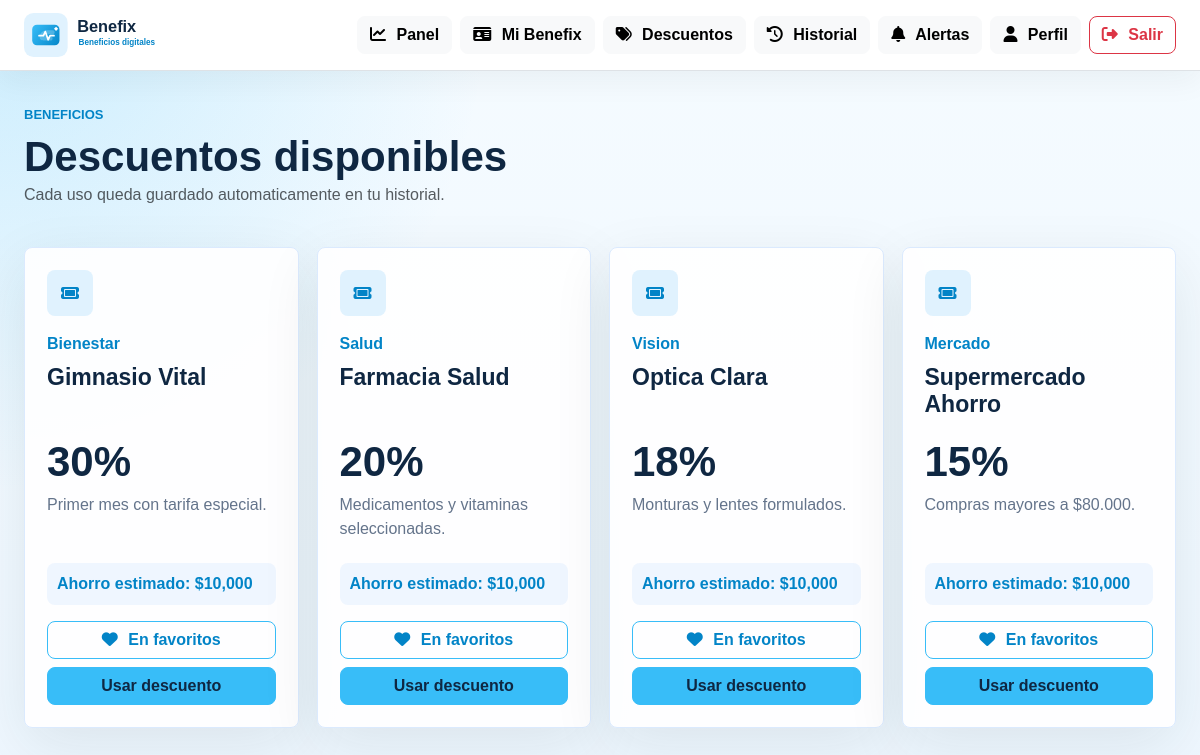
/descuentos (signed in), run on the app's committed database.
### tables this page shows
CREATE TABLE descuentos (
            id INTEGER PRIMARY KEY AUTOINCREMENT,
            nombre TEXT NOT NULL,
            descripcion TEXT NOT NULL,
            categoria TEXT NOT NULL,
            porcentaje INTEGER NOT NULL,
            usos INTEGER NOT NULL DEFAULT 0
        , ahorro_estimado INTEGER NOT NULL DEFAULT 10000);

### app.py (the view)
@app.route("/descuentos")
@login_requerido
def descuentos():
    db = get_db()
    descuentos_lista = db.execute("SELECT * FROM descuentos ORDER BY porcentaje DESC").fetchall()
    favoritos = db.execute(
        "SELECT descuento_id FROM favoritos WHERE usuario_id = ?", (session["usuario_id"],)
    ).fetchall()
    favoritos_ids = {fila["descuento_id"] for fila in favoritos}
    return render_template("descuentos.html", descuentos=descuentos_lista, favoritos_ids=favoritos_ids)

### app.py (called while the page is built)
def get_db():
    if "db" not in g:
        g.db = sqlite3.connect(DATABASE)
        g.db.row_factory = sqlite3.Row
    return g.db

@app.teardown_appcontext
def cerrar_db(error=None):
    db = g.pop("db", None)
    if db is not None:
        db.close()

def usuario_actual():
    usuario_id = session.get("usuario_id")
    if not usuario_id:
        return None
    return get_db().execute("SELECT * FROM usuarios WHERE id = ?", (usuario_id,)).fetchone()

def login_requerido(func):
    @wraps(func)
    def wrapper(*args, **kwargs):
        if not session.get("usuario_id"):
            return redirect(url_for("login"))
        return func(*args, **kwargs)
    return wrapper

@app.context_processor
def inyectar_usuario():
    usuario = usuario_actual()
    pendientes = 0
    if usuario:
        pendientes = get_db().execute(
            "SELECT COUNT(*) FROM notificaciones WHERE usuario_id = ? AND leida = 0",
            (usuario["id"],),
        ).fetchone()[0]
    return {"usuario_sesion": usuario, "notificaciones_pendientes": pendientes}

### templates/descuentos.html (shortened to what this page needs)
{% extends "base.html" %}
{% block content %}
<main class="app-shell">
    <section class="hero-row">
        <div>
            <p class="eyebrow">Beneficios</p>
            <h1>Descuentos disponibles</h1>
            <p class="text-muted">Cada uso queda guardado automaticamente en tu historial.</p>
        </div>
    </section>
    <section class="discount-grid">
        {% for item in descuentos %}
            <article class="discount-card">
                <div class="discount-icon"><i class="fa-solid fa-ticket"></i></div>
                <span>{{ item.categoria }}</span>
                <h2>{{ item.nombre }}</h2>
                <strong>{{ item.porcentaje }}%</strong>
                <p>{{ item.descripcion }}</p>
                <p class="saving-text">Ahorro estimado: ${{ "{:,}".format(item.ahorro_estimado) }}</p>
                <form method="post" action="{{ url_for('favorito', descuento_id=item.id) }}" class="mb-2">
                    <button class="btn btn-outline-success w-100" type="submit">
                        {% if item.id in favoritos_ids %}
                            <i class="fa-solid fa-heart"></i> En favoritos
                        {% else %}
                            <i class="fa-regular fa-heart"></i> Guardar favorito
                        {% endif %}
                    </button>
                </form>
                <form method="post" action="{{ url_for('usar_descuento', descuento_id=item.id) }}">
                    <button class="btn btn-success w-100" type="submit">Usar descuento</button>
                </form>
            </article>
        {% endfor %}
    </section>
</main>
{% endblock %}

### templates/base.html (shortened to what this page needs)
<!doctype html>
<html lang="es">
<head>
    <link href="https://cdn.jsdelivr.net/npm/bootstrap@5.3.3/dist/css/bootstrap.min.css" rel="stylesheet">
    <link href="https://cdnjs.cloudflare.com/ajax/libs/font-awesome/6.5.2/css/all.min.css" rel="stylesheet">
    <link rel="stylesheet" href="{{ url_for('static', filename='css/style.css') }}">
</head>
<body>
    {% if usuario_sesion %}
        <nav class="navbar navbar-expand-lg navbar-light bg-white border-bottom sticky-top">
            <div class="container-fluid px-4">
                <a class="navbar-brand brand-logo" href="{{ url_for('dashboard') }}">
                    <img src="{{ url_for('static', filename='img/benefix-logo.svg') }}" alt="Benefix">
                </a>
                <div class="d-flex gap-2 align-items-center">
                    <a class="btn btn-light" href="{{ url_for('dashboard') }}"><i class="fa-solid fa-chart-line"></i> Panel</a>
                    <a class="btn btn-light" href="{{ url_for('mi_benefix') }}"><i class="fa-solid fa-id-card"></i> Mi Benefix</a>
                    <a class="btn btn-light" href="{{ url_for('descuentos') }}"><i class="fa-solid fa-tags"></i> Descuentos</a>
                    <a class="btn btn-light" href="{{ url_for('historial') }}"><i class="fa-solid fa-clock-rotate-left"></i> Historial</a>
                    <a class="btn btn-light position-relative" href="{{ url_for('notificaciones') }}">
                        <i class="fa-solid fa-bell"></i> Alertas
                    </a>
                    <a class="btn btn-light" href="{{ url_for('perfil') }}"><i class="fa-solid fa-user"></i> Perfil</a>
                    <a class="btn btn-outline-danger" href="{{ url_for('logout') }}"><i class="fa-solid fa-right-from-bracket"></i> Salir</a>
                </div>
            </div>
        </nav>
    {% endif %}
    {% block content %}{% endblock %}
</body>
</html>

### static/css/style.css (style rules this page uses)
:root { --green: #38bdf8; --green-dark: #0284c7; --ink: #0f2742; --muted: #64748b; --line: #dbeafe; --surface: #ffffff; --bg: #f5fbff; }
* { box-sizing: border-box; }
body { min-height: 100vh; margin: 0; background: radial-gradient(circle at top left, rgba(56, 189, 248, 0.22), transparent 34%), linear-gradient(180deg, #f5fbff 0%, #eef7ff 100%); color: var(--ink); font-family: Arial, sans-serif; }
.btn { border-radius: 8px; font-weight: 700; }
.btn i { margin-right: 6px; }
.btn-success { --bs-btn-bg: #38bdf8; --bs-btn-border-color: #38bdf8; --bs-btn-hover-bg: #0284c7; --bs-btn-hover-border-color: #0284c7; --bs-btn-active-bg: #0369a1; --bs-btn-active-border-color: #0369a1; --bs-btn-color: #0f2742; --bs-btn-hover-color: #ffffff; --bs-btn-active-color: #ffffff; }
.btn-outline-success { --bs-btn-color: #0284c7; --bs-btn-border-color: #38bdf8; --bs-btn-hover-bg: #38bdf8; --bs-btn-hover-border-color: #38bdf8; --bs-btn-hover-color: #0f2742; }
.navbar { box-shadow: 0 10px 30px rgba(18, 48, 42, 0.05); }
.brand-logo { display: inline-flex; align-items: center; }
.brand-logo img { width: 150px; height: auto; }
.landing-panel, .auth-card, .panel-card, .stat-card, .discount-card, .qr-card { background: rgba(255, 255, 255, 0.92); border: 1px solid var(--line); border-radius: 8px; box-shadow: 0 18px 60px rgba(18, 48, 42, 0.09); }
.eyebrow { margin: 0 0 8px; color: var(--green-dark); font-size: 13px; font-weight: 900; letter-spacing: 0; text-transform: uppercase; }
.app-shell { width: min(1180px, calc(100% - 48px)); margin: 34px auto 70px; }
.hero-row { display: flex; align-items: end; justify-content: space-between; gap: 24px; margin-bottom: 24px; }
.hero-row h1 { margin: 0; font-size: 42px; font-weight: 900; }
.discount-grid { display: grid; grid-template-columns: repeat(4, 1fr); gap: 18px; }
.discount-card { padding: 22px; transition: transform 0.2s ease, box-shadow 0.2s ease; }
.discount-icon { display: grid; width: 46px; height: 46px; place-items: center; border-radius: 8px; background: #e0f2fe; color: var(--green-dark); }
.discount-card span { display: block; margin-top: 16px; color: var(--green-dark); font-weight: 900; }
.discount-card h2 { min-height: 58px; margin: 8px 0; font-size: 23px; font-weight: 900; }
.discount-card strong { display: block; font-size: 42px; font-weight: 900; }
.discount-card p { min-height: 54px; color: var(--muted); }
.saving-text { min-height: auto !important; padding: 9px 10px; border-radius: 8px; background: #eff6ff; color: var(--green-dark) !important; font-weight: 900; }

### data on the page
descuentos: categoria "Bienestar", nombre "Gimnasio Vital", porcentaje "30", descripcion "Primer mes con tarifa especial.", ahorro_estimado "10,000", shows "En favoritos"
descuentos: categoria "Salud", nombre "Farmacia Salud", porcentaje "20", descripcion "Medicamentos y vitaminas seleccionadas.", ahorro_estimado "10,000", shows "En favoritos"
descuentos: categoria "Vision", nombre "Optica Clara", porcentaje "18", descripcion "Monturas y lentes formulados.", ahorro_estimado "10,000", shows "En favoritos"
descuentos: categoria "Mercado", nombre "Supermercado Ahorro", porcentaje "15", descripcion "Compras mayores a $80.000.", ahorro_estimado "10,000", shows "En favoritos"
